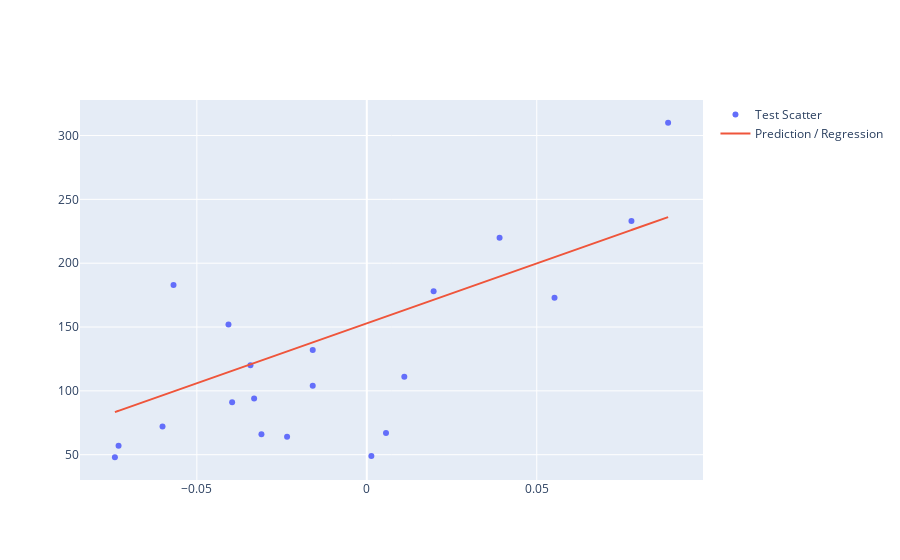

Notebook source saved alongside this figure:
### Code cell
#create linear regression object
regr = linear_model.LinearRegression()

#train model using training data
regr.fit(train_x, train_y)

# Make predictions using the testing set
diabetes_y_pred = regr.predict(test_x)

# The coefficients
print('Coefficients: \n', regr.coef_)
# The mean squared error
print('Mean squared error: %.2f'
      % mean_squared_error(test_y, diabetes_y_pred))
# The coefficient of determination: 1 is perfect prediction
print('Coefficient of determination: %.2f'
      % r2_score(test_y, diabetes_y_pred))

#merge because having issues with plotting one column dataframes for some reason
df_test = pd.concat([test_x,test_y], axis=1)

#convert diabetes y_pred to plot
df_diabetes_y_pred = pd.DataFrame(diabetes_y_pred)


#plot graphs

fig = go.Figure()

fig.add_trace(go.Scatter( 
             x = df_test.loc[:,"bmi"],
             y = df_test.loc[:,"target"],
             mode = 'markers', name = 'Test Scatter')
             )

fig.add_trace(go.Scatter(
             x = df_test.loc[:,"bmi"],
             y = df_diabetes_y_pred.iloc[:,0],
             mode = 'lines', name = 'Prediction / Regression')
             )

fig.update_layout()
fig.show()

### Figure 1 — Plotly figure (JSON) as saved in the notebook; plotly's stock layout.template omitted (floating-point values rounded to 4 significant figures)
{"data": [{"mode": "markers", "name": "Test Scatter", "type": "scatter", "x": [0.07786, -0.03962, 0.01104, -0.0407, -0.03423, 0.00565, 0.08864, -0.03315, -0.05686, -0.031, 0.05523, -0.0601, 0.001339, -0.02345, -0.07411, 0.01966, -0.01591, -0.01591, 0.03906, -0.07303], "y": [233, 91, 111, 152, 120, 67, 310, 94, 183, 66, 173, 72, 49, 64, 48, 178, 104, 132, 220, 57]}, {"mode": "lines", "name": "Prediction / Regression", "type": "scatter", "x": [0.07786, -0.03962, 0.01104, -0.0407, -0.03423, 0.00565, 0.08864, -0.03315, -0.05686, -0.031, 0.05523, -0.0601, 0.001339, -0.02345, -0.07411, 0.01966, -0.01591, -0.01591, 0.03906, -0.07303], "y": [226.0, 115.7, 163.3, 114.7, 120.8, 158.2, 236.1, 121.8, 99.57, 123.8, 204.7, 96.53, 154.2, 130.9, 83.39, 171.4, 138.0, 138.0, 189.6, 84.4]}], "layout": {"autosize": true, "xaxis": {"autorange": true, "range": [-0.08402, 0.09855], "type": "linear"}, "yaxis": {"autorange": true, "range": [28.81, 329.2], "type": "linear"}}}
